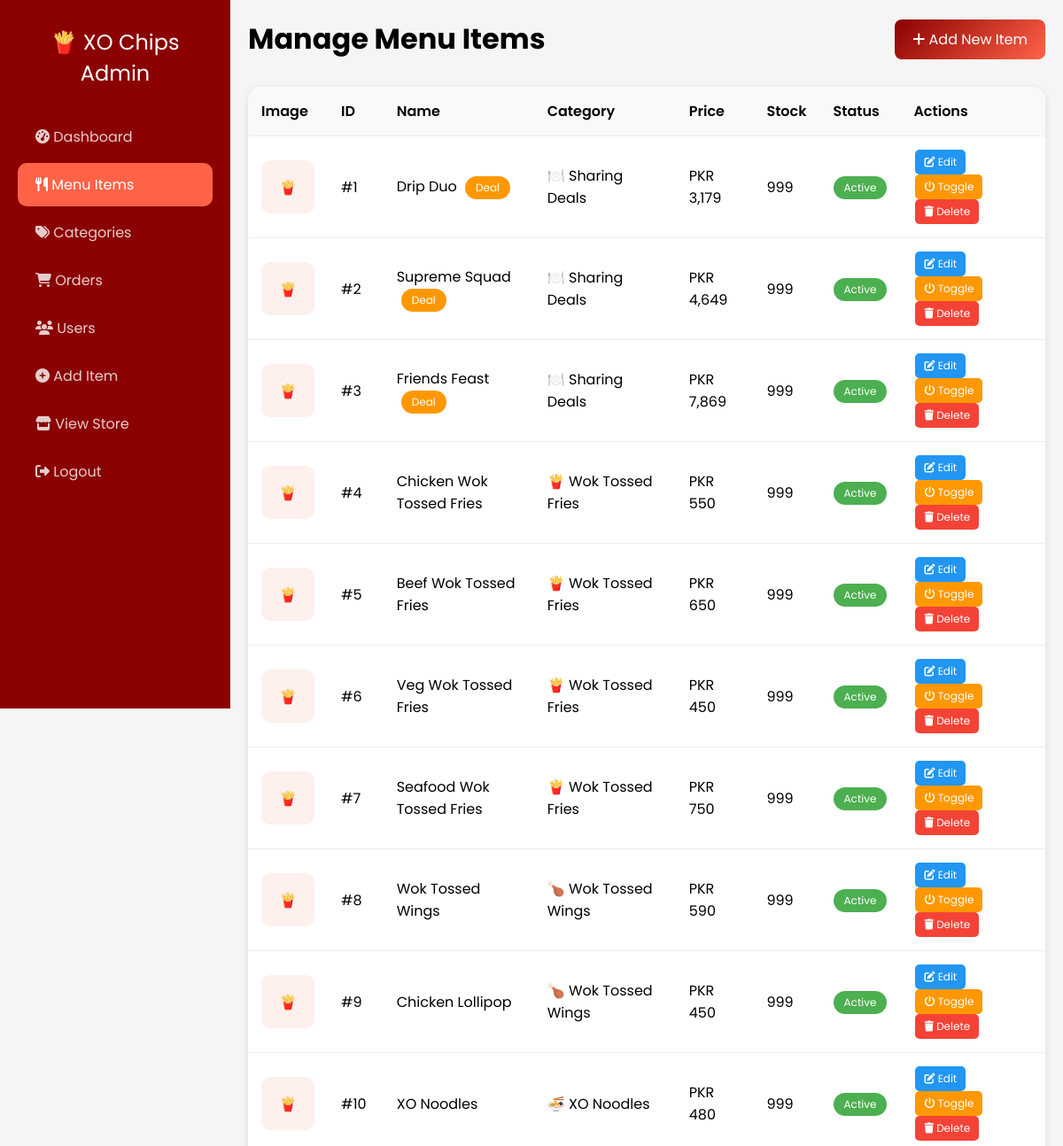
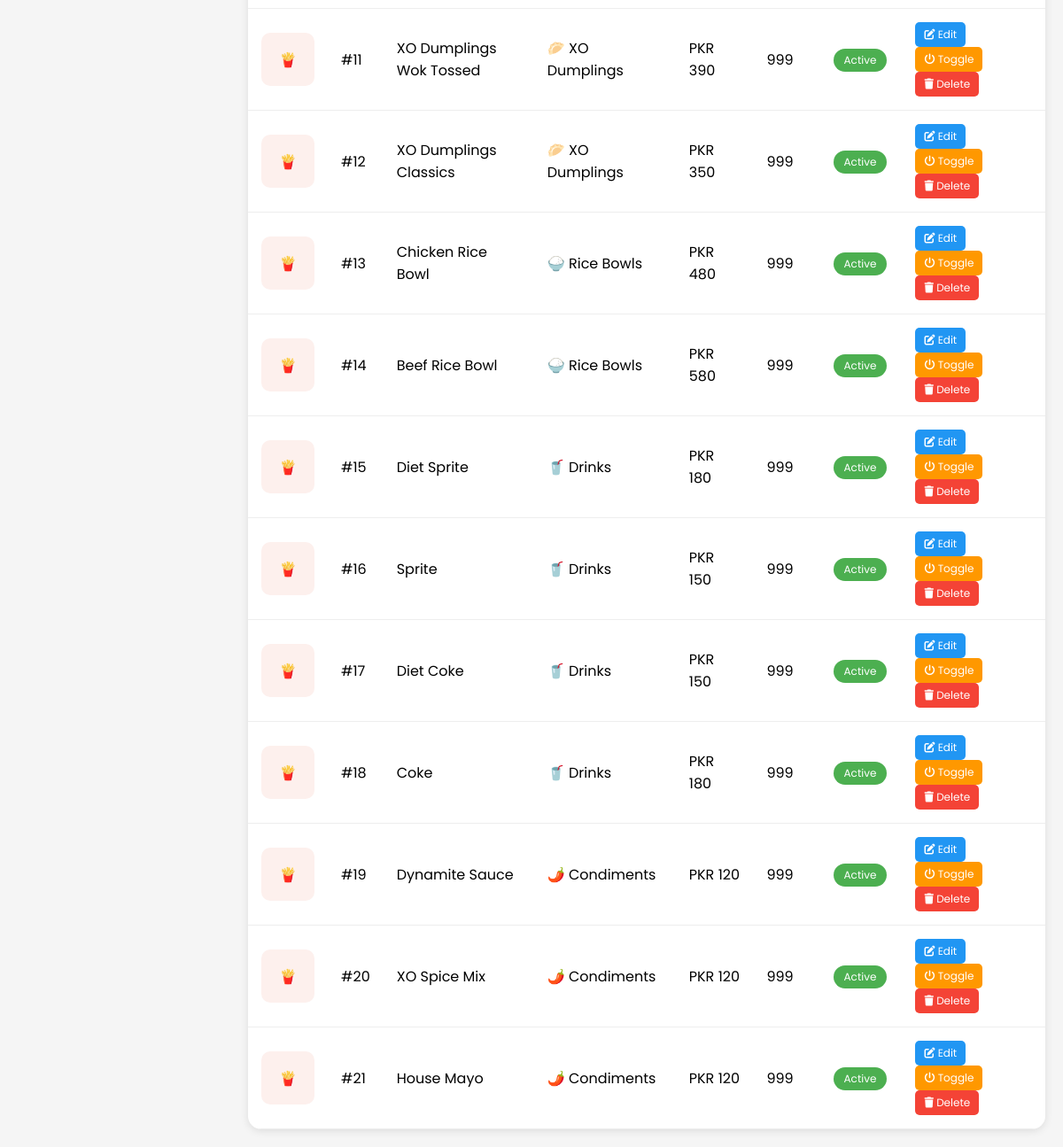
Page /admin_products.php (signed in) on the committed database (2 pictures, top to bottom).
### tables this page shows
CREATE TABLE products (
    id INT PRIMARY KEY AUTO_INCREMENT,
    name VARCHAR(200) NOT NULL,
    slug VARCHAR(200) UNIQUE NOT NULL,
    description TEXT,
    short_description VARCHAR(500),
    price DECIMAL(10,2) NOT NULL,
    compare_price DECIMAL(10,2) DEFAULT 0,
    category_id INT,
    type ENUM('deal', 'main', 'drink', 'condiment', 'energy') DEFAULT 'main',
    sku VARCHAR(100),
    stock_quantity INT DEFAULT 999,
    is_featured BOOLEAN DEFAULT FALSE,
    is_new BOOLEAN DEFAULT FALSE,
    is_on_sale BOOLEAN DEFAULT FALSE,
    discount_percent INT DEFAULT 0,
    main_image VARCHAR(255) DEFAULT 'default-product.jpg',
    additional_images TEXT,
    status ENUM('active', 'inactive') DEFAULT 'active',
    created_at TIMESTAMP DEFAULT CURRENT_TIMESTAMP,
    FOREIGN KEY (category_id) REFERENCES categories(id) ON DELETE SET NULL
);

CREATE TABLE categories (
    id INT PRIMARY KEY AUTO_INCREMENT,
    name VARCHAR(100) NOT NULL,
    slug VARCHAR(100) UNIQUE NOT NULL,
    description TEXT,
    icon VARCHAR(50),
    image VARCHAR(255),
    status ENUM('active', 'inactive') DEFAULT 'active',
    created_at TIMESTAMP DEFAULT CURRENT_TIMESTAMP
);

### admin_products.php (the view, shortened to what this page needs)
<?php
include "database.php";
$products = mysqli_query($conn, "SELECT p.*, c.name as category_name, c.icon
    FROM products p
    JOIN categories c ON p.category_id = c.id
    ORDER BY p.created_at DESC");
?>
<!DOCTYPE html>
<html lang="en">
<head>
    <link rel="stylesheet" href="https://cdnjs.cloudflare.com/ajax/libs/font-awesome/6.4.0/css/all.min.css">
</head>
<body>
    <div class="admin-sidebar">
        <div class="admin-logo">🍟 XO Chips Admin</div>
        <div class="admin-nav">
            <a href="admin_dashboard.php"><i class="fas fa-tachometer-alt"></i> Dashboard</a>
            <a href="admin_products.php" class="active"><i class="fas fa-utensils"></i> Menu Items</a>
            <a href="admin_categories.php"><i class="fas fa-tags"></i> Categories</a>
            <a href="admin_orders.php"><i class="fas fa-shopping-cart"></i> Orders</a>
            <a href="admin_users.php"><i class="fas fa-users"></i> Users</a>
            <a href="admin_add_product.php"><i class="fas fa-plus-circle"></i> Add Item</a>
            <a href="index.php"><i class="fas fa-store"></i> View Store</a>
            <a href="logout.php"><i class="fas fa-sign-out-alt"></i> Logout</a>
        </div>
    </div>
    <div class="admin-main">
        <div class="page-header">
            <h1>Manage Menu Items</h1>
            <a href="admin_add_product.php" class="btn-add"><i class="fas fa-plus"></i> Add New Item</a>
        </div>
        <div class="table-container">
            <table>
                <thead>
                    <tr>
                        <th>Image</th><th>ID</th><th>Name</th><th>Category</th><th>Price</th><th>Stock</th><th>Status</th><th>Actions</th>
                    </tr>
                </thead>
                <tbody>
                    <?php if(mysqli_num_rows($products) == 0): ?>
                    <tr><td colspan="8" style="text-align: center;">No menu items found</td></tr>
                    <?php else: ?>
                    <?php while($product = mysqli_fetch_assoc($products)):
                        $image_path = 'uploads/products/' . $product['main_image'];
                    ?>
                    <tr>
                        <td>
                            <?php if(file_exists($image_path) && $product['main_image'] != 'default-product.jpg'): ?>
                            <img src="<?php echo $image_path; ?>" class="product-thumb" alt="Product">
                            <?php else: ?>
                            <div style="width:60px;height:60px;background:#fdf0ed;border-radius:10px;display:flex;align-items:center;justify-content:center;">🍟</div>
                            <?php endif; ?>
                        </td>
                        <td>#<?php echo $product['id']; ?></td>
                        <td><?php echo htmlspecialchars($product['name']); ?>
                            <?php if($product['type'] == 'deal'): ?>
                            <span class="badge badge-deal" style="margin-left: 5px;">Deal</span>
                            <?php endif; ?>
                        </td>
                        <td><?php echo $product['icon']; ?> <?php echo $product['category_name']; ?></td>
                        <td>PKR <?php echo number_format($product['price']); ?></td>
                        <td><?php echo $product['stock_quantity']; ?></td>
                        <td>
                            <span class="badge <?php echo $product['status'] == 'active' ? 'badge-active' : 'badge-inactive'; ?>">
                                <?php echo ucfirst($product['status']); ?>
                            </span>
                        </td>
                        <td>
                            <a href="admin_edit_product.php?id=<?php echo $product['id']; ?>" class="btn-edit"><i class="fas fa-edit"></i> Edit</a>
                            <a href="?toggle_status=<?php echo $product['id']; ?>" class="btn-toggle" onclick="return confirm('Toggle item status?')"><i class="fas fa-power-off"></i> Toggle</a>
                            <a href="?delete=<?php echo $product['id']; ?>" class="btn-delete" onclick="return confirm('Delete this item? This will also delete all images.')"><i class="fas fa-trash"></i> Delete</a>
                        </td>
                    </tr>
                    <?php endwhile; ?>
                    <?php endif; ?>
                </tbody>
            </table>
        </div>
    </div>
</body>
</html>

### admin_products.php (style rules this page uses)
* { margin: 0; padding: 0; box-sizing: border-box; }
body { font-family: 'Poppins', sans-serif; background: #f5f5f5; }
.admin-sidebar { position: fixed; left: 0; top: 0; width: 260px; height: 100vh; background: #8B0000; color: white; padding: 30px 20px; }
.admin-main { margin-left: 260px; padding: 20px; }
.admin-logo { font-size: 24px; text-align: center; margin-bottom: 30px; }
.admin-nav a { display: block; padding: 12px 20px; color: rgba(255,255,255,0.8); text-decoration: none; border-radius: 10px; margin-bottom: 5px; }
.admin-nav a:hover, .admin-nav a.active { background: #FF6347; color: white; }
.page-header { display: flex; justify-content: space-between; align-items: center; margin-bottom: 30px; flex-wrap: wrap; gap: 15px; }
.btn-add { background: linear-gradient(135deg, #8B0000, #FF6347); color: white; padding: 10px 20px; border-radius: 8px; text-decoration: none; }
.table-container { background: white; border-radius: 15px; overflow-x: auto; box-shadow: 0 2px 10px rgba(0,0,0,0.1); }
table { width: 100%; border-collapse: collapse; }
th, td { padding: 15px; text-align: left; border-bottom: 1px solid #eee; }
th { background: #f8f9fa; font-weight: 600; }
.badge { display: inline-block; padding: 4px 12px; border-radius: 20px; font-size: 12px; }
.badge-active { background: #4caf50; color: white; }
.badge-deal { background: #ff9800; color: white; }
.btn-edit, .btn-delete, .btn-toggle { padding: 5px 10px; border-radius: 5px; text-decoration: none; font-size: 12px; margin: 0 2px; display: inline-block; }
.btn-edit { background: #2196f3; color: white; }
.btn-delete { background: #f44336; color: white; }
.btn-toggle { background: #ff9800; color: white; }

### rows in the picture
products: id "1", name "Drip Duo", type "Deal", category.icon "🍽️", category.name "Sharing Deals", price "3,179", stock_quantity "999", status "Active"
products: id "2", name "Supreme Squad", type "Deal", category.icon "🍽️", category.name "Sharing Deals", price "4,649", stock_quantity "999", status "Active"
products: id "3", name "Friends Feast", type "Deal", category.icon "🍽️", category.name "Sharing Deals", price "7,869", stock_quantity "999", status "Active"
products: id "4", name "Chicken Wok Tossed Fries", category.icon "🍟", category.name "Wok Tossed Fries", price "550", stock_quantity "999", status "Active"
products: id "5", name "Beef Wok Tossed Fries", category.icon "🍟", category.name "Wok Tossed Fries", price "650", stock_quantity "999", status "Active"
products: id "6", name "Veg Wok Tossed Fries", category.icon "🍟", category.name "Wok Tossed Fries", price "450", stock_quantity "999", status "Active"
products: id "7", name "Seafood Wok Tossed Fries", category.icon "🍟", category.name "Wok Tossed Fries", price "750", stock_quantity "999", status "Active"
products: id "8", name "Wok Tossed Wings", category.icon "🍗", category.name "Wok Tossed Wings", price "590", stock_quantity "999", status "Active"
products: id "9", name "Chicken Lollipop", category.icon "🍗", category.name "Wok Tossed Wings", price "450", stock_quantity "999", status "Active"
products: id "10", name "XO Noodles", category.icon "🍜", category.name "XO Noodles", price "480", stock_quantity "999", status "Active"
products: id "11", name "XO Dumplings Wok Tossed", category.icon "🥟", category.name "XO Dumplings", price "390", stock_quantity "999", status "Active"
products: id "12", name "XO Dumplings Classics", category.icon "🥟", category.name "XO Dumplings", price "350", stock_quantity "999", status "Active"
products: id "13", name "Chicken Rice Bowl", category.icon "🍚", category.name "Rice Bowls", price "480", stock_quantity "999", status "Active"
products: id "14", name "Beef Rice Bowl", category.icon "🍚", category.name "Rice Bowls", price "580", stock_quantity "999", status "Active"
products: id "15", name "Diet Sprite", category.icon "🥤", category.name "Drinks", price "180", stock_quantity "999", status "Active"
products: id "16", name "Sprite", category.icon "🥤", category.name "Drinks", price "150", stock_quantity "999", status "Active"
products: id "17", name "Diet Coke", category.icon "🥤", category.name "Drinks", price "150", stock_quantity "999", status "Active"
products: id "18", name "Coke", category.icon "🥤", category.name "Drinks", price "180", stock_quantity "999", status "Active"
products: id "19", name "Dynamite Sauce", category.icon "🌶️", category.name "Condiments", price "120", stock_quantity "999", status "Active"
products: id "20", name "XO Spice Mix", category.icon "🌶️", category.name "Condiments", price "120", stock_quantity "999", status "Active"
products: id "21", name "House Mayo", category.icon "🌶️", category.name "Condiments", price "120", stock_quantity "999", status "Active"
